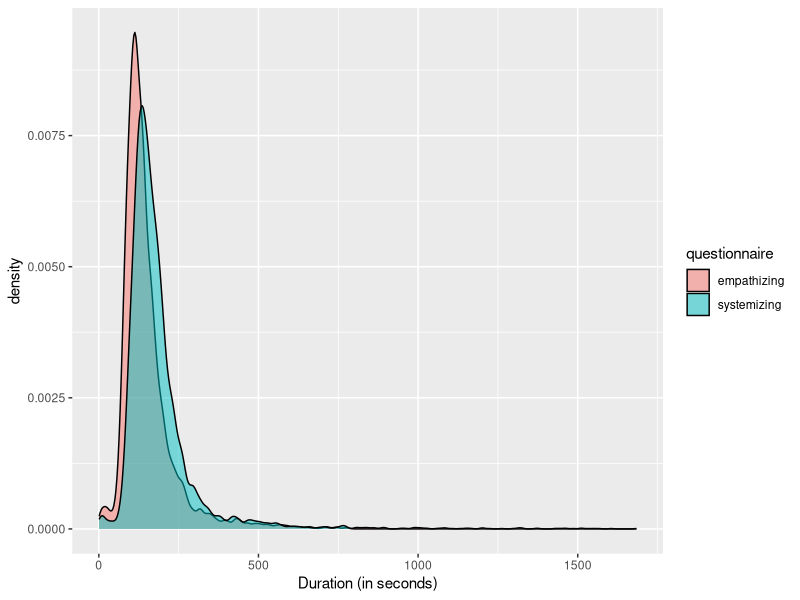
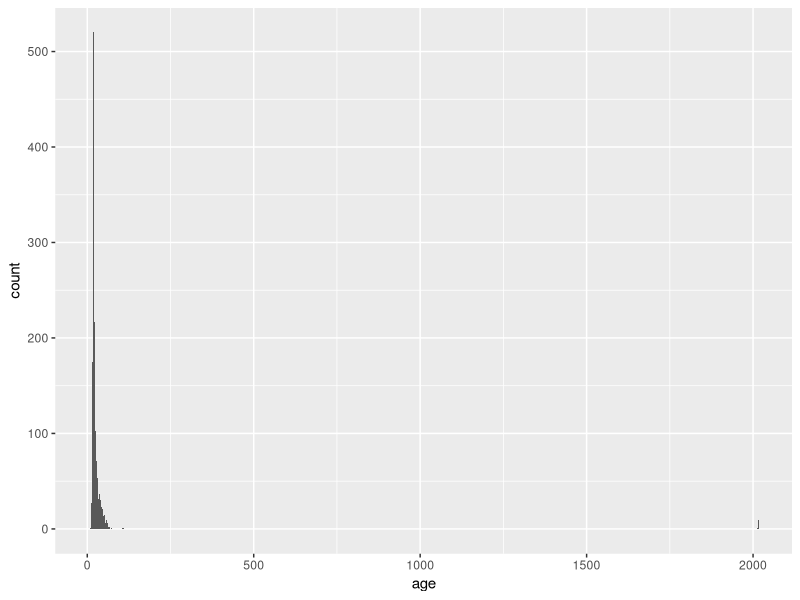
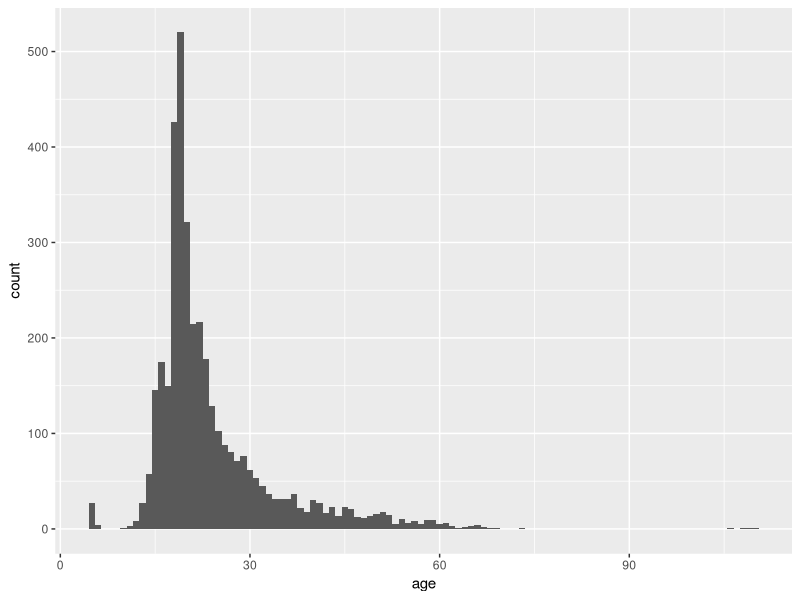
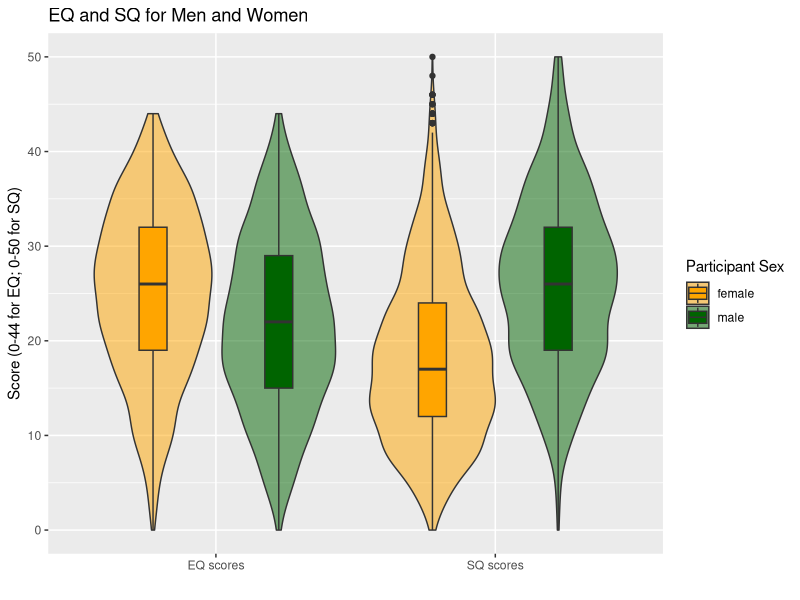

Write the R code that produced these figures, in order.
## ---- chunk 1
#suppress the warnings and other messages from showing in the knitted file.
knitr::opts_chunk$set(
  fig.width  = 8, 
  fig.height = 5, 
  fig.path   = 'images/coursework1/',
  echo       = TRUE, 
  warning    = FALSE, 
  message    = FALSE
)
## ---- chunk 2
## TODO: library(something)
library("lubridate")
library("tidyverse")
## ---- chunk 3
sys <- read_csv("systemizing.csv")
emp <- read_csv("empathizing.csv")

emp_total_n <- nrow(emp)
sys_total_n <- nrow(sys)
## ---- chunk 4
emp2 <- emp %>%
  select(starttime, endtime) %>%
  mutate(questionnaire = "empathizing") %>%
  mutate(duration = as.integer(endtime - starttime))

sys2 <- sys %>%
  select(starttime, endtime) %>%
  mutate(questionnaire = "systemizing") %>%
  mutate(duration = as.integer(endtime - starttime))

mean_emp <- emp2 %>% pull(duration) %>% mean()
sd_emp <- emp2 %>% pull(duration) %>% sd()
mean_sys <- sys2 %>% pull(duration) %>% mean()
sd_sys <- sys2 %>% pull(duration) %>% sd()
## ---- chunk 5
bind_rows(emp2, sys2) %>%
  # remove durations > 3SD above the mean for that Q
  group_by(questionnaire) %>%
  filter(duration <= mean(duration) + 3 * sd(duration)) %>%
  ggplot(aes(duration, fill = questionnaire)) + 
  geom_density(alpha = 0.5) +
  xlab("Duration (in seconds)")
## ---- chunk 6
## one acceptable way
emp_firsttime <- emp %>%
  group_by(user_id) %>%
  filter(id == min(id)) %>%
  ungroup() %>%
  mutate(date = substr(endtime, 1, 10))

sys_firsttime <- sys  %>%
  group_by(user_id) %>%
  filter(id == min(id)) %>%
  ungroup() %>%
  mutate(date = substr(endtime, 1, 10))

## another acceptable way
emp_firsttime2 <- emp %>%
  group_by(user_id) %>%
  filter(rank(endtime) == 1) %>%
  ungroup() %>%
  mutate(date = substr(endtime, 1, 10))

sys_firsttime2 <- sys  %>%
  group_by(user_id) %>%
  filter(rank(endtime) == 1) %>%
  ungroup() %>%
  mutate(date = substr(endtime, 1, 10))

## join them
emp_sys <- inner_join(
  emp_firsttime, sys_firsttime, 
  by = c("user_id", "sex", "age", "date"), 
  suffix = c(".emp", ".sys")
)

emp_sys2 <- inner_join(
  emp_firsttime2, sys_firsttime2, 
  by = c("user_id", "sex", "age", "date"), 
  suffix = c(".emp", ".sys")
)

first_time_n <- nrow(emp_sys)
first_time_n2 <- nrow(emp_sys2)
## ---- chunk 7
demog_table <- emp_sys %>%
  group_by(sex) %>%
  summarise(
    n = n(),
    `mean age` = mean(age, na.rm = TRUE),
    `sd age` = sd(age, na.rm = TRUE),
    `number missing age` = sum(is.na(age))
  )

# also acceptable
demog_table2 <- emp_sys %>%
  group_by(sex) %>%
  summarise(
    n = n(),
    `mean age` = mean(age, na.rm = TRUE),
    `sd age` = sd(age, na.rm = TRUE),
    `number missing age` = sum(is.na(age))
  ) %>%
  na.omit()

## ---- chunk 8
# the SD is way too big 
# check what's going on with the age distibution
ggplot(emp_sys, aes(age)) + geom_histogram(binwidth = 1)

# plot again after getting rid of the immortals
emp_sys %>%
  filter(age < 1000) %>%
  ggplot(aes(age)) + geom_histogram(binwidth = 1)

# set implausible ages to NA
demog_table_fixed <- emp_sys %>%
  mutate(age = ifelse(age > 75 | age < 10, NA, age)) %>%
  group_by(sex) %>%
  summarise(
    n = n(),
    `mean age` = mean(age, na.rm = TRUE),
    `sd age` = sd(age, na.rm = TRUE),
    `number missing age` = sum(is.na(age))
  )

demog_table_fixed
## ---- chunk 9
## there are at least two ways to do this: YIN and YANG

## find all users who only gave one answer
excluded <- emp_sys %>%
  mutate(
    duration.emp = as.integer(endtime.emp - starttime.emp),
    duration.sys = as.integer(endtime.sys - starttime.sys)
  ) %>%
  gather("q", "score", q2663:q2684, q2616:q2640) %>%
  mutate(
    q = as.integer(gsub("q", "", q)),
    questionnaire = ifelse(q > 2662, "emp", "sys"),
    duration = ifelse(questionnaire == "emp", duration.emp, duration.sys)
  ) %>%
  group_by(user_id, questionnaire, duration) %>%
  summarise(dist_resp = n_distinct(score)) %>%
  ungroup() %>%
  filter(dist_resp == 1 | duration < 30)

# exclude from emp_sys table
emp_sys_cleaned <- anti_join(emp_sys, excluded, by = "user_id")

## here another way to do this

## first, get rid of the short responses
emp_sys2 <- emp_sys %>%
  filter(as.integer(endtime.emp - starttime.emp) >= 30,
         as.integer(endtime.sys - starttime.sys) >= 30)

## get rid of repeated responders for emp
emp_only <- emp_sys2 %>%
  select(user_id:date) %>%
  gather("question", "answer", q2663:q2684) %>%
  group_by(user_id) %>%
  summarise(ndist = n_distinct(answer)) %>%
  filter(ndist > 1L)

## get rid of them for sys
sys_only <- emp_sys2 %>%
  select(user_id, id.sys:endtime.sys) %>%
  gather("questions", "answer", q2616:q2640) %>%
  group_by(user_id) %>%
  summarise(ndist = n_distinct(answer)) %>%
  filter(ndist > 1L)

subjects_to_keep <- semi_join(emp_only, sys_only, "user_id")

## now filtering join
emp_sys_cleaned_djb <- semi_join(emp_sys, subjects_to_keep, "user_id")

## hallelujah! they give the same result!
setequal(emp_sys_cleaned, emp_sys_cleaned_djb)
## ---- chunk 10
# count all excluded
n_excluded <- excluded %>%
  group_by(user_id) %>%
  summarise(
    too_short = min(duration) < 30,
    one_answer = min(dist_resp) == 1
  ) %>%
  group_by(too_short, one_answer) %>%
  summarise(n = n())

excluded_total <- n_excluded %>%
  pull(n) %>%
  sum()

excluded_one <- n_excluded %>%
  filter(one_answer == TRUE) %>%
  pull(n) %>%
  sum()

excluded_short <- n_excluded %>%
  filter(too_short == TRUE) %>%
  pull(n) %>%
  sum()
## ---- chunk 11

emp_score <- tribble(
  ~q, ~direction, ~text,
"q2663",	"F",  "I can easily tell if someone else wants to enter a conversation.",  
"q2664",	"F",  "I really enjoy caring for other people.",  
"q2665",	"R",  "I find it hard to know what to do in a social situation.",  
"q2666",	"R",  "I often find it difficult to judge if something is rude or polite.",  
"q2667",	"R",  "In a conversation, I tend to focus on my own thoughts rather than on what my listener might be thinking.",  
"q2668",  "F",	"I can pick up quickly if someone says one thing but means another.",  
"q2669",	"R",  "It is hard for me to see why some things upset people so much.",  
"q2670",  "F",	"I find it easy to put myself in somebody else’s shoes.",  
"q2671",  "F",	"I am good at predicting how someone will feel.",  
"q2672",  "F",	"I am quick to spot when someone in a group is feeling awkward or uncomfortable.",  
"q2673",	"R",  "I can’t always see why someone should have felt offended by a remark.",  
"q2674",  "F",	"I don’t tend to find social situations confusing.",  
"q2675",  "F",	"Other people tell me I am good at understanding how they are feeling and what they are thinking.",  
"q2676",  "F",	"I can easily tell if someone else is interested or bored with what I am saying.",  
"q2677",  "F",	"Friends usually talk to me about their problems as they say that I am very understanding.",  
"q2678",  "F",	"I can sense if I am intruding, even if the other person doesn’t tell me.",  
"q2679",	"R",  "Other people often say that I am insensitive, though I don’t always see why.",  
"q2680",  "F",	"I can tune into how someone else feels rapidly and intuitively.",  
"q2681",  "F",	"I can easily work out what another person might want to talk about.",  
"q2682",  "F",	"I can tell if someone is masking their true emotion.",  
"q2683",  "F",	"I am good at predicting what someone will do.",  
"q2684",  "F",	"I tend to get emotionally involved with a friend’s problems."
)

sys_score <- tribble(
  ~q, ~direction, ~text,
"q2616",  "F",  "If I were buying a car, I would want to obtain specific information about its engine.",  
"q2617",  "F",  "If there was a problem with the electrical wiring in my home, I’d be able to fix it myself.",  
"q2618",	"R",  "I rarely read articles or web pages about new technology.",  
"q2619",	"R",  "I do not enjoy games that involve a high degree of strategy.",  
"q2620",  "F",  "I am fascinated by how machines work.",  
"q2621",  "F",	"In math, I am intrigued by the rules and patterns governing numbers.",  
"q2622",	"R",  "I find it difficult to understand instruction manuals for putting appliances together.",  
"q2623",  "F",	"If I were buying a computer, I would want to know exact details about its hard disc drive capacity and processor speed.",  
"q2624",	"R",  "I find it difficult to read and understand maps.", 
"q2625",	"R",  "When I look at a piece of furniture, I do not notice the details of how it was constructed.",  
"q2626",	"R",  "I find it difficult to learn my way around a new city.",  
"q2627",	"R",  "I do not tend to watch science documentaries on television or read articles about science and nature.",  
"q2628",  "F",	"If I were buying a stereo, I would want to know about its precise technical features.",  
"q2629",  "F",	"I find it easy to grasp exactly how odds work in betting.",  
"q2630",	"R",  "I am not very meticulous when I carry out D.I.Y.",  
"q2631",  "F",	"When I look at a building, I am curious about the precise way it was constructed.",  
"q2632",	"R",  "I find it difficult to understand information the bank sends me on different investment and saving systems." , 
"q2633",  "F",	"When travelling by train, I often wonder exactly how the rail networks are coordinated.",  
"q2634",	"R",  "If I were buying a camera, I would not look carefully into the quality of the lens.",  
"q2635",	"R",  "When I hear the weather forecast, I am not very interested in the meteorological patterns.",  
"q2636",  "F",	"When I look a mountain, I think about how precisely it was formed.",  
"q2637",  "F",	"I can easily visualize how the motorways in my region link up.",  
"q2638",	"R",  "When I’m in a plane, I do not think about the aerodynamics.",  
"q2639",  "F",	"I am interested in knowing the path a river takes from its source to the sea.",  
"q2640",	"R",  "I am not interested in understanding how wireless communication works."  
)

scores <- bind_rows(
  mutate(emp_score, questionnaire = "emp"),
  mutate(sys_score, questionnaire = "sys")
)

emp_sys_scores <- emp_sys_cleaned %>%
  gather("q", "score", q2663:q2684, q2616:q2640) %>%
  left_join(scores, by="q") %>%
  mutate(
    conv_score = 
      ifelse(direction == "F",
             recode(score, "1" = 2, "2" = 1, "3" = 0, "4" = 0),
             recode(score, "1" = 0, "2" = 0, "3" = 1, "4" = 2)
            )
  ) %>%
  select(user_id:endtime.sys, questionnaire, conv_score) %>%
  group_by(user_id, sex, id.sys, id.emp, questionnaire) %>%
  summarise(score = sum(conv_score))


EQ_SQ_scores <- emp_sys_scores %>%
  spread(questionnaire, score) %>%
  group_by(sex) %>%
  summarise(
    n = n(),
    mean_EQ = mean(emp, na.rm = TRUE),
    mean_SQ = mean(sys, na.rm = TRUE),
    missing_EQ = sum(is.na(emp)),
    missing_SQ = sum(is.na(sys))
  )
## ---- chunk 12
emp_sys_scores %>%
  filter(sex %in% c("male", "female")) %>%
  ggplot(aes(questionnaire, score, fill = sex)) + 
  geom_violin(alpha = 0.5) +
  geom_boxplot(width = 0.2, position = position_dodge(width = 0.9)) +
  scale_fill_manual(values = c("orange", "darkgreen"), name = "Participant Sex") +
  scale_x_discrete(labels = c("EQ scores", "SQ scores")) +
  labs(title = "EQ and SQ for Men and Women", x = "", y = "Score (0-44 for EQ; 0-50 for SQ)")
  
